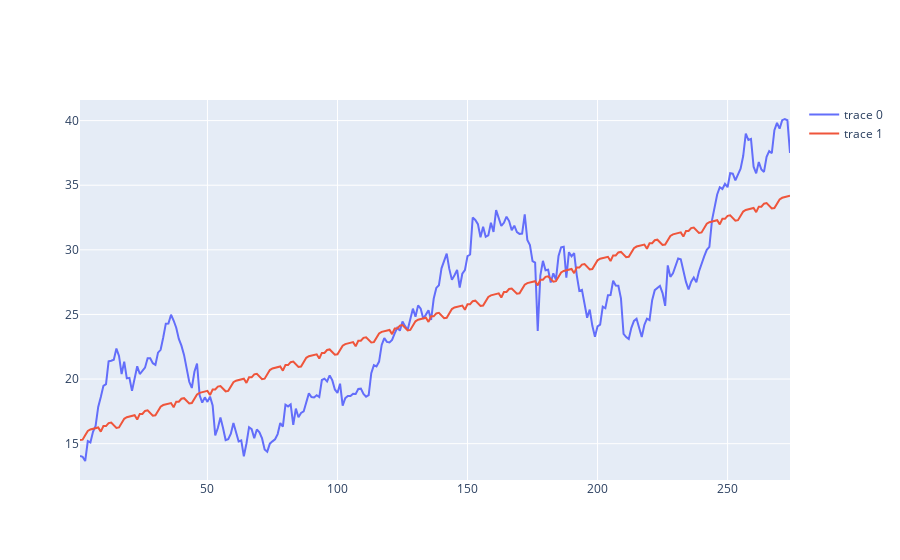

The code cell stored with this chart in its notebook:
### Code cell
fig = go.Figure()
fig.add_trace(go.Scatter(x = A[:,0], y = X))
fig.add_trace(go.Scatter(x = A[:,0], y = reg.predict(A)))# + const))

### Figure 1 — Plotly figure (JSON) as saved in the notebook; plotly's stock layout.template omitted (floating-point values rounded to 4 significant figures; data arrays with more than 128 entries replaced by an {"elided": "..."} marker saying what was removed)
{"data": [{"type": "scatter", "x": {"elided": "274 int values"}, "y": {"elided": "274 float values"}}, {"type": "scatter", "x": {"elided": "274 int values"}, "y": {"elided": "274 float values"}}], "layout": {}}
